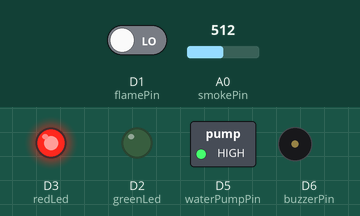
Simulated run of this sketch. Board: ESP8266 (NodeMCU). Shown: switched loads named in the sketch (green lamp = pin HIGH), output pins drawn as LEDs (lit = HIGH), buzzer (waves = sounding). The test bench sets the inputs (shaded band); at power-on: A0 (smokePin) = 512, D1 (flamePin) LOW. WiFi joins after 1.5 s; servers stay silent unless stated; what the sketch prints to the serial monitor is not drawn.

Above: at 3.0 s.
3.1 s: A0 (smokePin) set to 390
7.4 s: D1 (flamePin) driven HIGH
At 8.8 s:
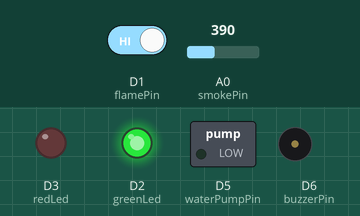
10.1 s: D1 (flamePin) driven LOW
At 11.4 s:
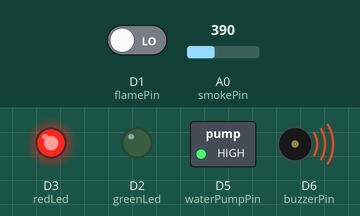
Timing chart, 0 to 22.1 s (numbered marks = the images above; inputs shaded):
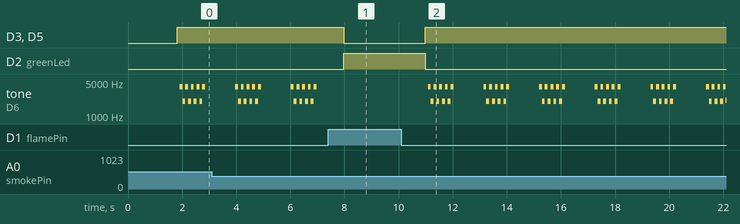

Measured:
- after the input at 7.4 s, D3 (redLed), D5 (waterPumpPin): HIGH → LOW after 0.58 s; D2 (greenLed): LOW → HIGH after 0.58 s; tone on D6 (buzzerPin): stops changing and stays silent
- after the input at 10.1 s, D3 (redLed), D5 (waterPumpPin): LOW → HIGH after 0.89 s; D2 (greenLed): HIGH → LOW after 0.89 s; tone on D6 (buzzerPin): silent → 4000 Hz after 0.99 s, then repeats every 2.1 s: 4 × (2000 Hz 0.11 s, 4000 Hz 0.11 s), silent 1.1 s, 4000 Hz 0.11 s
- by itself, tone on D6 (buzzerPin): plays 4000 Hz for 0.11 s, 2000 Hz for 0.11 s, 4000 Hz for 0.11 s, 2000 Hz for 0.11 s, 4000 Hz for 0.11 s, 2000 Hz for 0.11 s … (18 notes in this stretch)

The sketch:

Project_Code.ino
```cpp
#define BLYNK_TEMPLATE_ID "TMPL2Akobve0h"
#define BLYNK_TEMPLATE_NAME "Fire Alarm Security system IoT"
#define BLYNK_AUTH_TOKEN "UwPrmoLF4TWrLKyyEHJedgamUdkHzmia"

#define BLYNK_PRINT Serial

#include <ESP8266WiFi.h>
#include <BlynkSimpleEsp8266.h>

// WiFi credentials
char auth[] = BLYNK_AUTH_TOKEN;
char ssid[] = "Nadiifo";
char pass[] = "615399562";

// Pin Definitions
const int flamePin = D1;        // Digital pin for flame sensor
const int smokePin = A0;        // Analog pin for MQ-2/MQ-135 smoke/gas sensor
const int redLed = D3;          // Red LED for alert
const int greenLed = D2;        // Green LED for safe
const int buzzerPin = D6;       // Buzzer for siren
const int waterPumpPin = D5;    // Relay control for water pump

void setup() {
  Serial.begin(115200);
  Blynk.begin(auth, ssid, pass);

  // Pin modes
  pinMode(flamePin, INPUT);
  pinMode(redLed, OUTPUT);
  pinMode(greenLed, OUTPUT);
  pinMode(buzzerPin, OUTPUT);
  pinMode(waterPumpPin, OUTPUT);

  // Initial states
  digitalWrite(redLed, LOW);
  digitalWrite(greenLed, HIGH);
  digitalWrite(buzzerPin, LOW);
  digitalWrite(waterPumpPin, LOW);

  Serial.println("🚨 Fire & Smoke/Gas Alarm System Initialized 🚨");
}

// Siren effect function
void playSiren(int duration) {
  unsigned long startTime = millis();
  while (millis() - startTime < duration) {
    for (int freq = 2000; freq <= 4000; freq += 100) {
      tone(buzzerPin, freq);
      delay(5);
    }
    for (int freq = 4000; freq >= 2000; freq -= 100) {
      tone(buzzerPin, freq);
      delay(5);
    }
  }
  noTone(buzzerPin);
}

void loop() {
  Blynk.run();

  // Read sensors
  bool fireDetected = digitalRead(flamePin) == LOW;  // Flame sensor gives LOW when fire is detected
  int smokeValue = analogRead(smokePin);             // Analog value from MQ sensor
  bool smokeDetected = smokeValue > 400;             // Threshold can be adjusted

  // Debug output
  Serial.print("Flame: ");
  Serial.print(fireDetected ? "🔥 Detected" : "✅ None");
  Serial.print(" | Smoke Value: ");
  Serial.print(smokeValue);
  Serial.print(smokeDetected ? " 💨 Detected" : " ✅ Clean");
  Serial.println();

  // If either fire or smoke is detected
  if (fireDetected || smokeDetected) {
    Serial.println("🚨 ALERT: FIRE or SMOKE/GAS DETECTED!");

    digitalWrite(redLed, HIGH);
    digitalWrite(greenLed, LOW);
    digitalWrite(waterPumpPin, HIGH);
    playSiren(1000);

    // Update Blynk virtual pins
    Blynk.virtualWrite(V0, fireDetected ? "🔥 Fire: YES" : "🔥 Fire: NO");
    Blynk.virtualWrite(V1, smokeDetected ? "💨 Smoke/Gas: YES" : "💨 Smoke/Gas: NO");
    Blynk.virtualWrite(V2, "💧 Water Pump: ON");

    // Push alerts
    if (fireDetected) {
      Blynk.logEvent("fire_alert", "🔥 Fire Detected!");
    }
    if (smokeDetected) {
      Blynk.logEvent("smoke_alert", "💨 Smoke/Gas Detected!");
    }

  } else {
    // Safe condition
    Serial.println("✅ All Clear: No Fire or Smoke");

    digitalWrite(redLed, LOW);
    digitalWrite(greenLed, HIGH);
    digitalWrite(waterPumpPin, LOW);
    noTone(buzzerPin);

    // Update Blynk status
    Blynk.virtualWrite(V0, "🔥 Fire: NO");
    Blynk.virtualWrite(V1, "💨 Smoke/Gas: NO");
    Blynk.virtualWrite(V2, "💧 Water Pump: OFF");
  }

  delay(1000); // Wait 1 second before next reading
}
```
